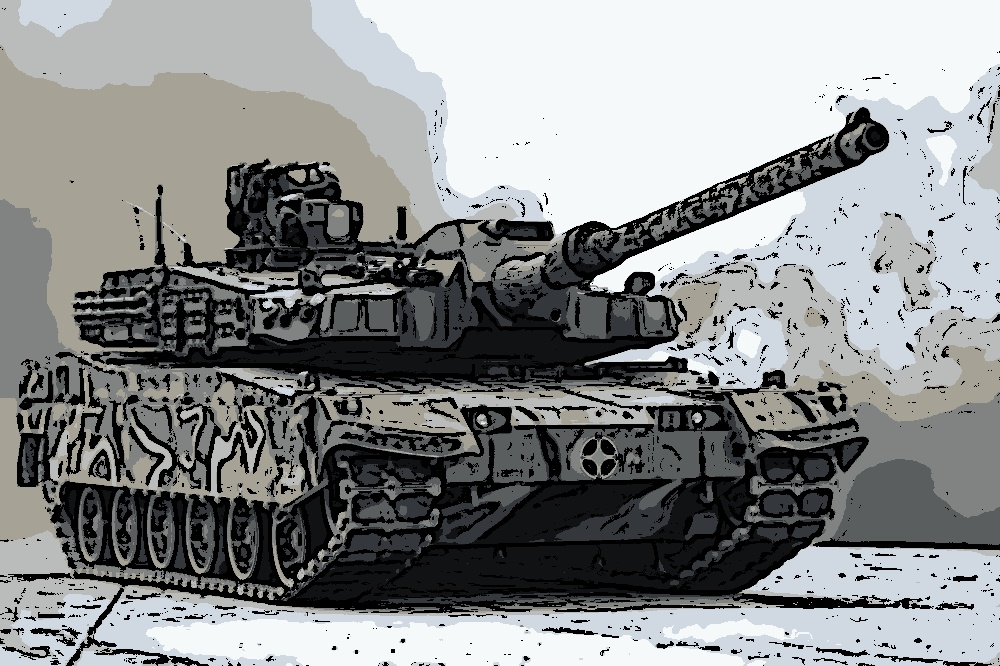
#> input picture imgs/cartoon-k2.jpg, 1000 x 666 px
$ python -i my_cartoon_rendering.py   (imports and definitions only)
#> lines starting #> are read from the running program, lines starting #| are printed output that depends on the picture; after the words box and inside, x2 and y2 are one past the last pixel; in counts of white or black regions, pixels touching at a corner belong together
import cv2 as cv
import numpy as np

def cartoonify_image(img_path, save_path):
    # 이미지 로드
#> called with img_path = 'imgs/cartoon-k2.jpg', save_path = 'out.png'
    img = cv.imread(img_path)
#> img is the input picture: shape (666, 1000, 3); mean B, G, R 140.3, 140.1, 137.9

    # 1. 노이즈 제거를 위한 블러 적용
    img_blur = cv.bilateralFilter(img, d=9, sigmaColor=75, sigmaSpace=75)

    # 2. 엣지 감지
    gray = cv.cvtColor(img, cv.COLOR_BGR2GRAY)
    gray_blur = cv.medianBlur(gray, 7)
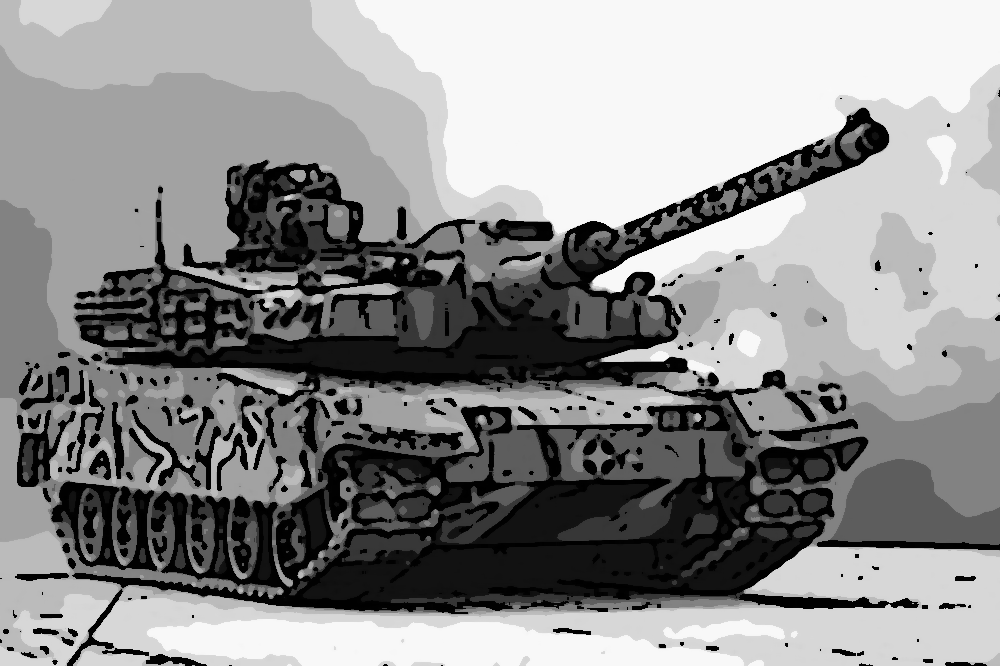
#> gray_blur: shape (666, 1000); min 0, max 249, mean 142.1
    edges = cv.adaptiveThreshold(gray_blur, 255, cv.ADAPTIVE_THRESH_MEAN_C, cv.THRESH_BINARY, blockSize=9, C=2)
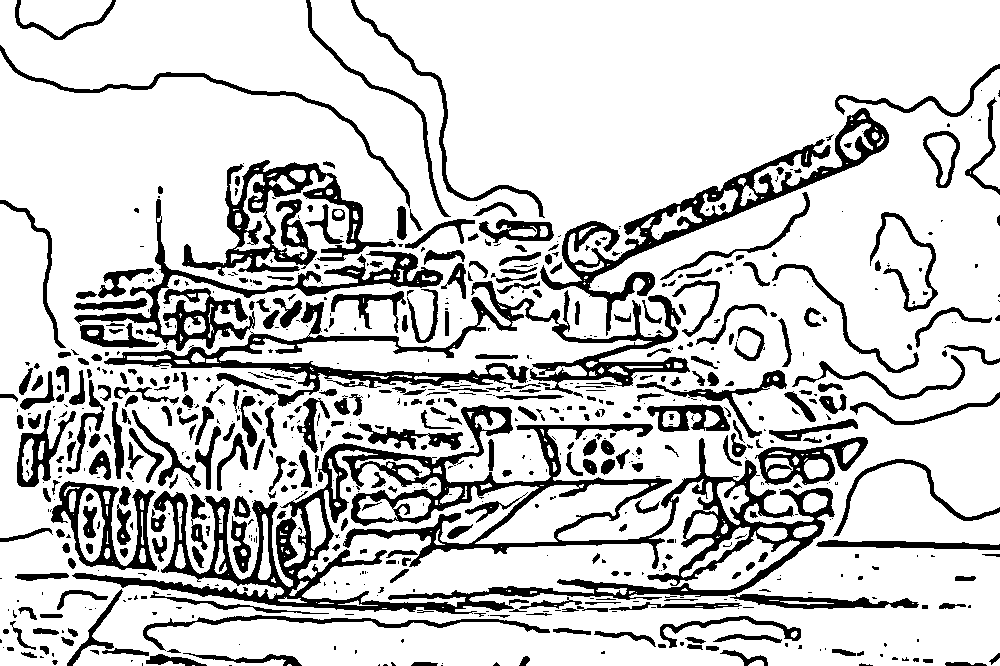
#> edges: shape (666, 1000); 79.8% white; 754 black regions (394 under 20 px), largest, box (x1, y1, x2, y2) and area: (72, 405, 919, 614) 31330, (104, 281, 690, 407) 11860, (540, 108, 889, 336) 8740

    # 3. 컬러 양자화 (k-means 클러스터링)
    data = np.float32(img_blur).reshape((-1, 3))
    K = 8  # 색상 군집 개수
    criteria = (cv.TERM_CRITERIA_EPS + cv.TERM_CRITERIA_MAX_ITER, 100, 0.2)
    _, labels, centers = cv.kmeans(data, K, None, criteria, 10, cv.KMEANS_RANDOM_CENTERS)
#> centers = [[57.35, 53.79, 51.55], [6.62, 5.69, 5.22], [129.5, 130.9, 129.3], [95.19, 94.31, 91.25], [186.8, 187.7, 185.8], [150.8, 161.8, 165.2], [249.8, 248.3, 244.3], [224.9, 216.5, 208.3]]
    centers = np.uint8(centers)
#> centers = [[57, 53, 51], [6, 5, 5], [129, 130, 129], [95, 94, 91], [186, 187, 185], [150, 161, 165], [249, 248, 244], [224, 216, 208]]
    quantized = centers[labels.flatten()].reshape(img.shape)

    # 4. 엣지와 결합하여 만화 효과 적용
    cartoon = cv.bitwise_and(quantized, quantized, mask=edges)
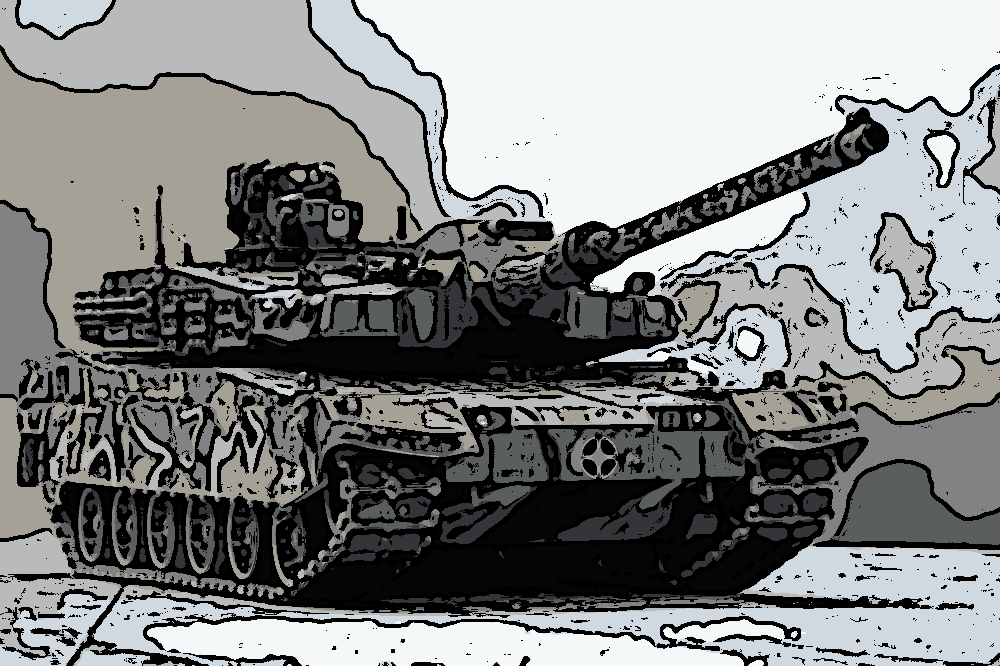
#> cartoon: shape (666, 1000, 3); mean B, G, R 130.4, 130.4, 128.6

    # 이미지 저장
    cv.imwrite(save_path, cartoon)

    # 결과 출력
    cv.imshow('Original Image', img)
    cv.imshow('Cartoonized Image', cartoon)
    cv.waitKey(0)
    cv.destroyAllWindows()

# 실행
# [1 line not run here, left out]

>>> result = cartoonify_image('imgs/cartoon-k2.jpg', 'out.png')
